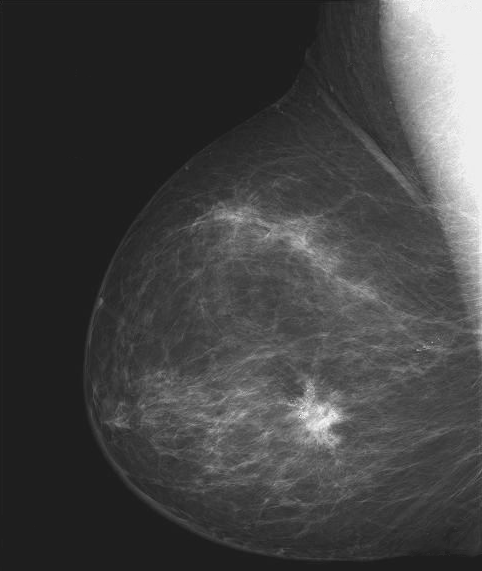
%> input picture Série2/Ex1/XRay1.tif, 482 x 571 px; the run also reads 1 picture not shown here
$ octave --eval "color;"   (GNU Octave 9; MATLAB toolbox functions it lacks are replaced by stand-ins)
%> lines starting %> are read from the running program, lines starting %| are printed output that depends on the picture
function color()

close all;

% [8 lines of commented-out code are left out]
img_original = 'XRay1.tif';
img_transform = 'XRay1_transform.jpg';
%img_original = 'XRay2.tif';
%img_transform = 'XRay2_transform.jpg';

original = imread(img_original);
%> original is the input picture: size 571x482 uint8; min 21, max 255, mean 66.7
transform = imread(img_transform);
original = original(:,:,1);
transform = transform(:,:,1);
info = imfinfo(img_original);

if(info.BitDepth == 1)
    original = 255 * uint8(original);
    transform = 255 * uint8(transform);
end

%To add more color, just add rows to the colorMap
%           R    G     B
colormap = [15   0  150;
            68 192 198;
            11 203 1;
            223 240 2;
            200 0 0];

[number_of_colors,~] = size(colormap);

[rows, columns] = size(original);
%> rows = 571; columns = 482

original_slice = uint8(zeros(rows,columns,3));
transform_slice = uint8(zeros(rows,columns,3));

for i = 1 : rows
    for j = 1 : columns
        idx = fix(double(original(i,j))/(256/number_of_colors))+1;
        [original_slice(i,j,1)] = colormap(idx,1);
        [original_slice(i,j,2)] = colormap(idx,2);
        [original_slice(i,j,3)] = colormap(idx,3);

        idx = fix(double(transform(i,j))/(256/number_of_colors))+1;
        [transform_slice(i,j,1)] = colormap(idx,1);
        [transform_slice(i,j,2)] = colormap(idx,2);
        [transform_slice(i,j,3)] = colormap(idx,3);
    end
end
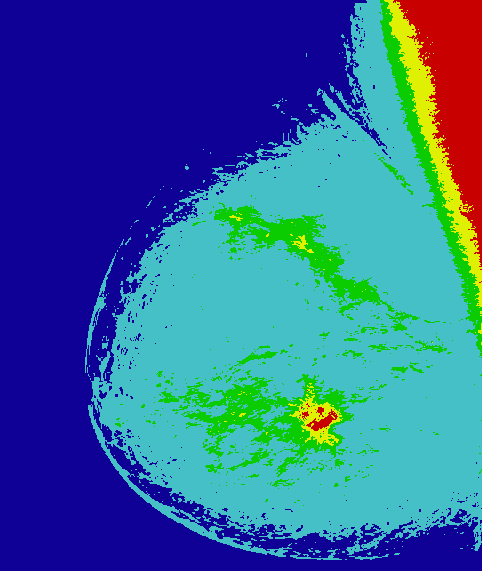
%> original_slice: size 571x482x3 uint8; mean R, G, B 49, 98.6, 151.5
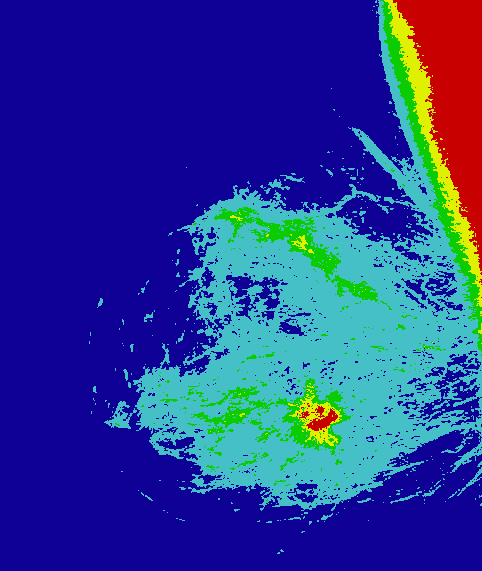
%> transform_slice: size 571x482x3 uint8; mean R, G, B 39.5, 58.2, 147.1

figure(1);
subplot(221); imshow(original); title(' Original Monochromatic ' );
subplot(222); imshow(transform); title(' Transform Monochromatic ' );
subplot(223); imshow(original_slice); title(' Fake Colour Original ' );
subplot(224); imshow(transform_slice); title(' Fake Colour Transform ' );
impixelinfo;

end
